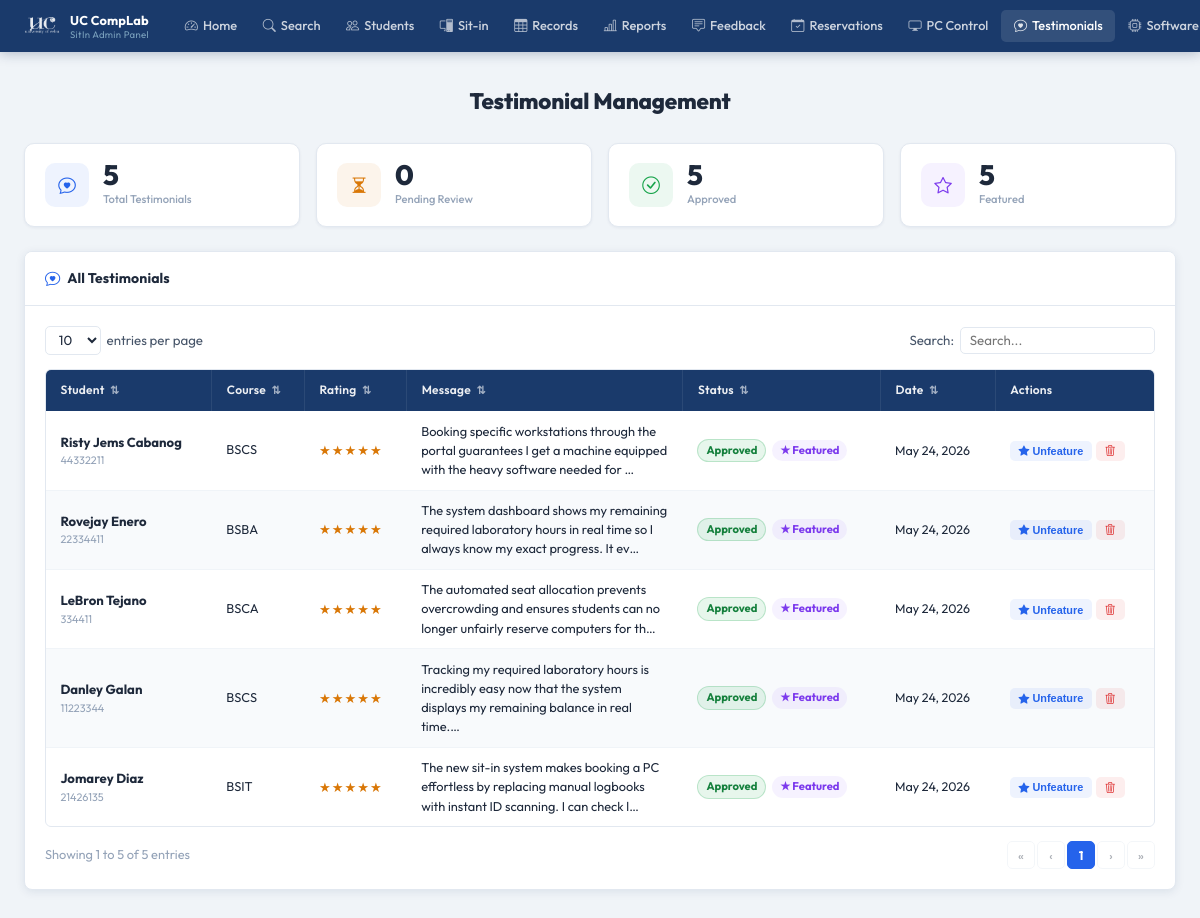
Page /pages/admin/testimonials.php (signed in) on the earlier database version.
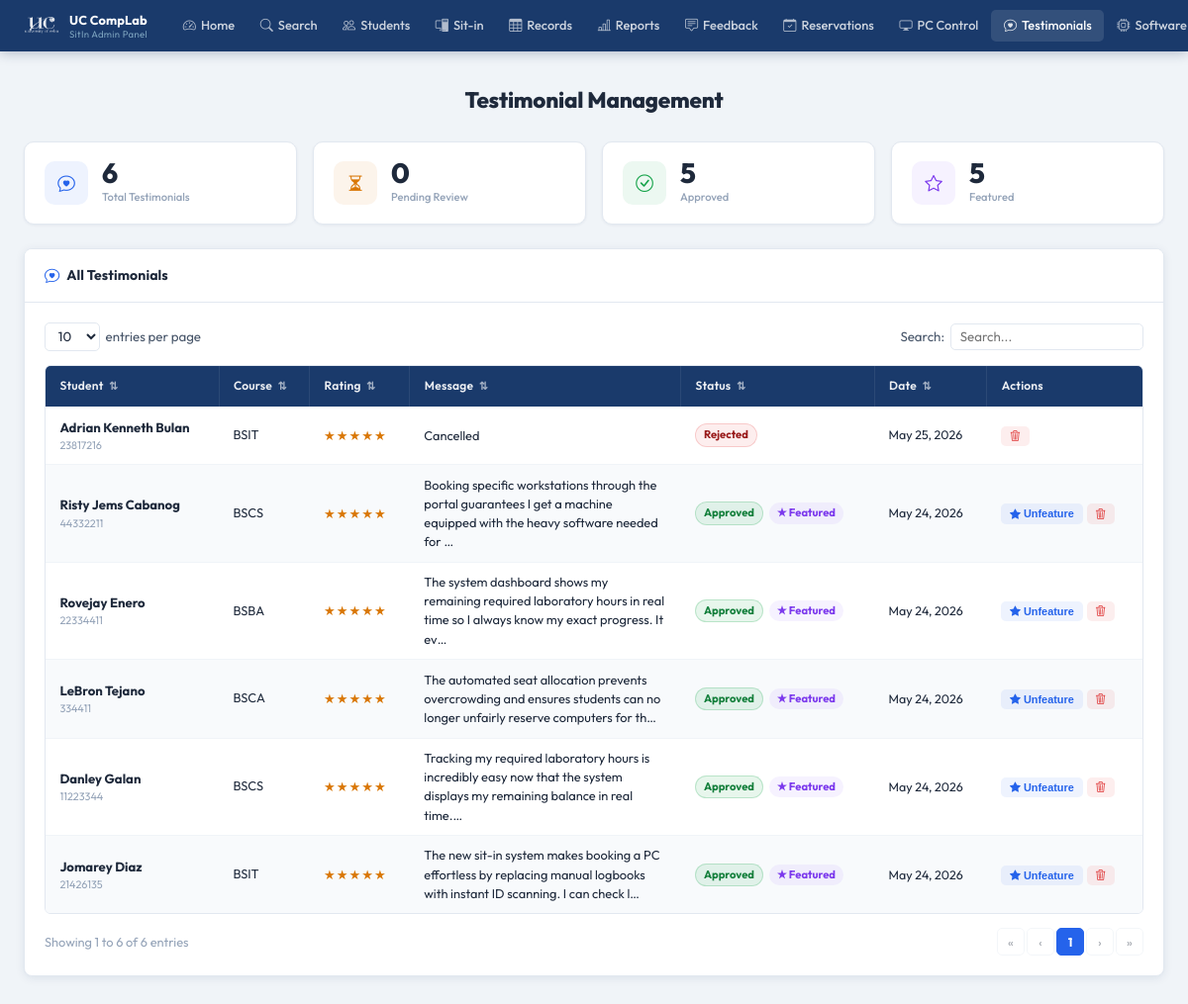
Same page on the later database version.
### tables this page shows
CREATE TABLE testimonials (
            id          INTEGER PRIMARY KEY AUTOINCREMENT,
            user_id     INTEGER NOT NULL,
            message     TEXT    NOT NULL,
            rating      INTEGER DEFAULT 5,
            status      TEXT    DEFAULT 'pending',
            is_featured INTEGER DEFAULT 0,
            created_at  DATETIME DEFAULT CURRENT_TIMESTAMP,
            FOREIGN KEY (user_id) REFERENCES users(id) ON DELETE CASCADE
        );

CREATE TABLE users (
            id                 INTEGER PRIMARY KEY AUTOINCREMENT,
            first_name         TEXT    NOT NULL,
            last_name          TEXT    NOT NULL,
            middle_name        TEXT,
            student_id         TEXT    UNIQUE NOT NULL,
            course             TEXT    NOT NULL,
            course_level       INTEGER NOT NULL,
            email              TEXT    UNIQUE NOT NULL,
            address            TEXT    NOT NULL,
            password           TEXT    NOT NULL,
            remaining_sessions INTEGER DEFAULT 30,
            created_at         DATETIME DEFAULT CURRENT_TIMESTAMP
        , profile_picture TEXT, points INTEGER DEFAULT 0);

### pages/admin/testimonials.php (the view, shortened to what the changed rows need)
<?php
$base = '../../';
$db = getDB();
$testimonials = $db->query("
    SELECT t.*, u.student_id,
           u.first_name || ' ' || u.last_name AS full_name,
           u.course
    FROM testimonials t
    JOIN users u ON u.id = t.user_id
    ORDER BY t.created_at DESC
")->fetchAll();
$total    = count($testimonials);
?>
<!DOCTYPE html>
<html lang="en">
<head>
  <link rel="stylesheet" href="<?= $base ?>assets/css/admin.css?v=<?= filemtime(__DIR__ . '/../../assets/css/admin.css') ?>"/>
  <link rel="stylesheet" href="https://cdn.jsdelivr.net/npm/bootstrap-icons@1.11.3/font/bootstrap-icons.css"/>
</head>
<body>
<div class="admin-page">
  <div class="admin-inner">
    <h1 class="a-page-title">Testimonial Management</h1>
    <div class="tst-stat-grid">
      <div class="tst-stat-card">
        <div><div class="tst-stat-val"><?= $total ?></div><div class="tst-stat-lbl">Total Testimonials</div></div>
      </div>
    </div>
    <div class="a-card">
      <div class="a-card-body">
        <div class="a-table-wrap">
          <table class="a-table" id="tstTable">
            <thead>
              <tr>
                <th class="a-sortable" data-col="0">Student <span class="a-sort-icon">⇅</span></th>
                <th class="a-sortable" data-col="1">Course <span class="a-sort-icon">⇅</span></th>
                <th class="a-sortable" data-col="2">Rating <span class="a-sort-icon">⇅</span></th>
                <th class="a-sortable" data-col="3">Message <span class="a-sort-icon">⇅</span></th>
                <th class="a-sortable" data-col="4">Status <span class="a-sort-icon">⇅</span></th>
                <th class="a-sortable" data-col="5">Date <span class="a-sort-icon">⇅</span></th>
                <th>Actions</th>
              </tr>
            </thead>
            <tbody id="tstBody">
              <?php if (empty($testimonials)): ?>
                <tr class="a-table-empty"><td colspan="7">No testimonials submitted yet.</td></tr>
              <?php else: ?>
                <?php foreach ($testimonials as $t): ?>
                  <tr class="a-data-row">
                    <td>
                      <div style="font-weight:700;font-size:0.82rem;"><?= htmlspecialchars($t['full_name']) ?></div>
                      <div style="font-size:0.68rem;color:#94a3b8;"><?= htmlspecialchars($t['student_id']) ?></div>
                    </td>
                    <td style="font-size:0.80rem;"><?= htmlspecialchars($t['course']) ?></td>
                    <td>
                      <span class="rating-stars">
                        <?= str_repeat('★', (int)$t['rating']) ?><?php if ((int)$t['rating'] < 5): ?><span class="off"><?= str_repeat('★', 5 - (int)$t['rating']) ?></span><?php endif; ?>
                      </span>
                    </td>
                    <td style="max-width:250px;white-space:normal;line-height:1.5;font-size:0.80rem;">
                      <?= htmlspecialchars(mb_substr($t['message'], 0, 120)) ?><?= strlen($t['message']) > 120 ? '…' : '' ?>
                    </td>
                    <td>
                      <span class="a-badge badge-<?= $t['status'] ?>"><?= ucfirst($t['status']) ?></span>
                      <?php if ($t['is_featured']): ?>
                        <span class="a-badge" style="background:rgba(139,92,246,0.08);color:#7c3aed;margin-left:3px;">★ Featured</span>
                      <?php endif; ?>
                    </td>
                    <td style="font-size:0.78rem;"><?= date('M j, Y', strtotime($t['created_at'])) ?></td>
                    <td>
                      <div class="tst-actions">
                        <?php if ($t['status'] === 'approved' && !$t['is_featured']): ?>
                          <form method="POST" style="display:inline;">
                            <input type="hidden" name="action" value="feature"><input type="hidden" name="test_id" value="<?= $t['id'] ?>">
                            <button type="submit" class="tst-act-btn tst-act-feature"><i class="bi bi-star"></i> Feature</button>
                          </form>
                        <?php elseif ($t['is_featured']): ?>
                          <form method="POST" style="display:inline;">
                            <button type="submit" class="tst-act-btn tst-act-feature"><i class="bi bi-star-fill"></i> Unfeature</button>
                          </form>
                        <?php endif; ?>
                        <form method="POST" style="display:inline;" onsubmit="return confirm('Delete this testimonial?')">
                          <button type="submit" class="tst-act-btn tst-act-delete"><i class="bi bi-trash3"></i></button>
                        </form>
                      </div>
                    </td>
                  </tr>
                <?php endforeach; ?>
              <?php endif; ?>
            </tbody>
          </table>
        </div>
        <div class="a-table-footer">
          <div class="a-table-info" id="tstInfo"></div>
          <div class="a-pagination" id="tstPag"></div>
        </div>
      </div>
    </div>
  </div>
</div>
</body>
</html>

Differences in the rows shown:
added testimonials: full_name "Adrian Kenneth Bulan", user.student_id "23817216", user.course "BSIT", rating "★★★★★", message "Cancelled", status "Rejected", created_at "May 25, 2026"
Other differences:
$total: "5" → "6"
text written by a page script: "Showing 1 to 5 of 5 entries" → "Showing 1 to 6 of 6 entries"
